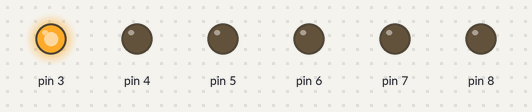
This sketch was run on a simulated Arduino Uno, built with avr-gcc and run on an emulated ATmega328P. Parts: output pins drawn as LEDs (lit = HIGH).

Above: at 0.1 s.
At 0.9 s:
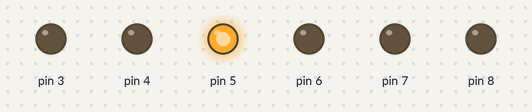
At 1.3 s:
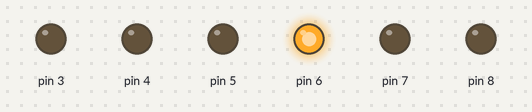
At 2.7 s:
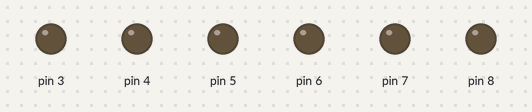
At 4.1 s:
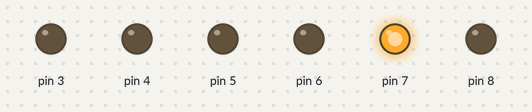
At 5.3 s:
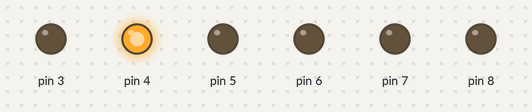
Timing chart, 0 to 5.6 s (numbered marks = the images above):
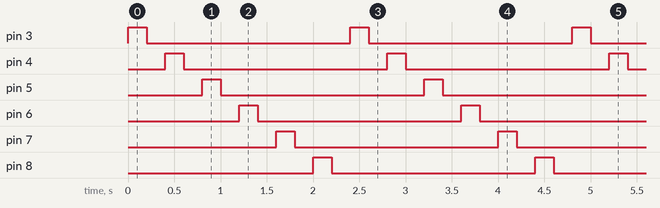

The sketch:

for_lop.ino
```cpp
int i;

int k;


void setup()

{

for(i=3;i<9;i++)

{
pinMode(i, OUTPUT);

}

}

void loop()


{


for(k=3;k<9;k++)
{

  digitalWrite(k, HIGH);
  delay(200);
digitalWrite(k,LOW);

  delay(200);
  }


}
```

Measured:
- by itself, pin 3–8: alternates HIGH for 0.20 s and LOW for 2.2 s
- by itself, everything shown: repeats every 2.4 s, in 12 steps
